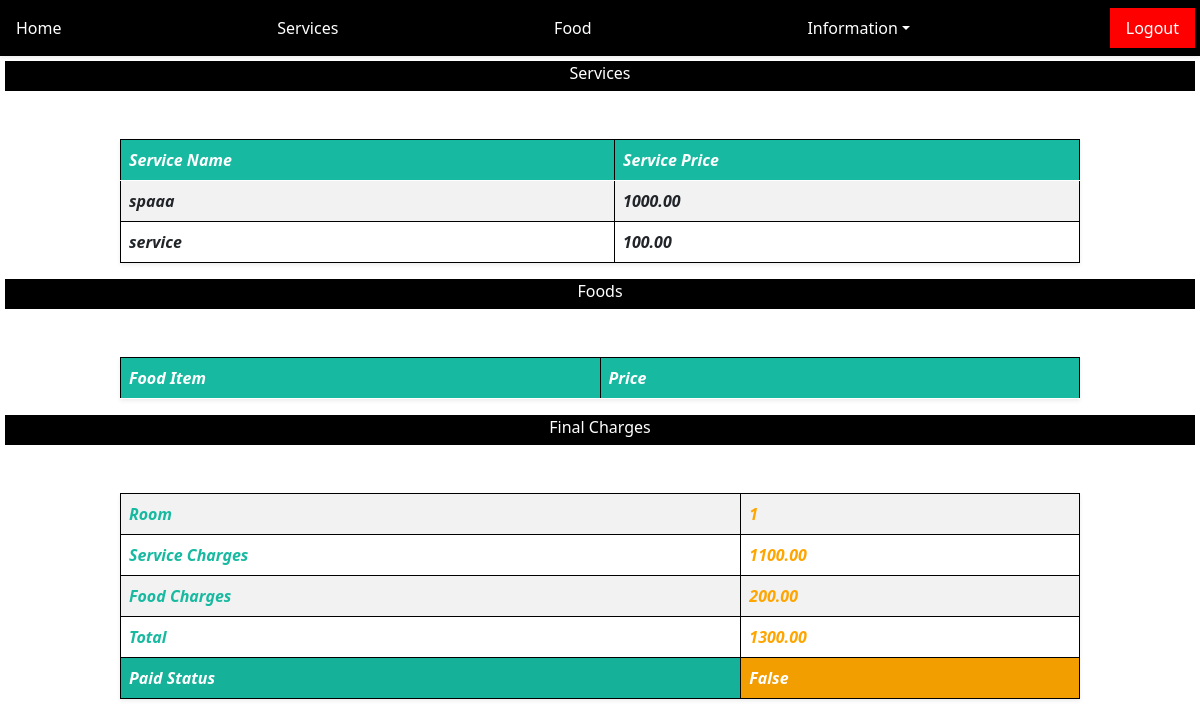
Page /room_detail/1/ on the committed database.
### services/models.py (models this page shows, shortened)
class ServiceItem(models.Model):
	room				=		models.CharField(max_length=120)
	service 			=		models.ForeignKey(Service,on_delete=models.CASCADE)
	price 				=		models.DecimalField(default=0.00,max_digits=10,decimal_places=2)
	active 				=		models.BooleanField(default=True)

class Service(models.Model):
	service_name		=		models.CharField(max_length=120)
	description			=		models.TextField()
	service_price 		=		models.DecimalField(default=0.00,decimal_places=2,max_digits=10)
	def __str__(self):
		return self.service_name

### authentication/models.py (models this page shows, shortened)
class FinalCharges(models.Model):
	room 			=		models.CharField(max_length=120)
	paid 			=		models.BooleanField(default=False)
	service_charges =		models.DecimalField(default=0.00,max_digits=10,decimal_places=2)
	food_charges  	=		models.DecimalField(default=0.00,max_digits=10,decimal_places=2)
	charges 		=		models.DecimalField(default=0.00,max_digits=10,decimal_places=2)

### authentication/views.py (the view)
# urls.py: path('room_detail/<room>/',room_detail,name="room-detail")
def room_detail(request,room=None):
	final_charges,_ 					=	FinalCharges.objects.get_or_create(room=room)
	final_charges 						=	FinalCharges.objects.get(id=final_charges.id)
	services 							=	ServiceItem.objects.filter(room=room)
	foods 								=	FoodItemOrders.objects.filter(room=room)
	service_charges 					=	ServicesTotal.objects.get(room=room)
	food_charges 						=	FoodTotal.objects.get(room=room)
	final_charges.service_charges 		=	service_charges.total
	final_charges.food_charges 			=	food_charges.total
	final_charges.charges 				=	Decimal(service_charges.total)+Decimal(food_charges.total)
	final_charges.save()
	obj 								=   final_charges
	return render(request,'room-details.html',{'obj':obj,'services':services,'food':foods})

### authentication/templates/room-details.html (shortened to what this page needs)
{% include 'home.html' %}
{% block body %}
	<center>
		<div>
			<P style="background-color: black;color: #fff;height: 30px;margin: 5px">Services</P>
				<table class="table  table-striped mt-5 shadow-sm" style="word-wrap:break-word;width: 80%">
					<thead>
						<tr>
							<th style="background-color: #17baa1;color: #fff">Service Name</th>
							<th style="background-color: #17baa1;color: #fff">Service Price</th>
						</tr>
					</thead>
					<tbody>
						{% for service in services %}
							<tr>
								<th>{{ service.service }}</th>
								<th>{{ service.price }}</th>
							</tr>
						{% endfor %}
					</tbody>
				</table>
		</div>
	</center>
	<center>
		<div>
			<P style="background-color: black;color: #fff;height: 30px;margin: 5px">Foods</P>
				<table class="table table-striped mt-5 shadow-sm" style="border-collapse:collapse; table-layout:fixed; width: 80%">
					<thead>
						<tr>
							<th style="background-color: #17baa1;color: #fff">Food Item</th>
							<th style="background-color: #17baa1;color: #fff">Price</th>
						</tr>
					</thead>
				</table>
		</div>
	</center>
	<center>
    	<P style="background-color: black;color: #fff;height: 30px;margin: 5px">Final Charges</P>
	    <table class="table table-striped my-5 shadow-sm" style="word-wrap:break-word;width: 80%">
	    <tbody>
	      <tr>
	        <th style="color:#17baa1">Room</th>
	        <th style="color:orange">{{obj.room}}</th>
	      </tr>
	      <tr>
	        <th style="color:#17baa1">Service Charges</th>
	        <th style="color:orange">{{obj.service_charges}}</th>
	      </tr>
	      <tr>
	        <th style="color:#17baa1">Food Charges</th>
	        <th style="color:orange">{{obj.food_charges}}</th>
	      </tr>
	      <tr>
	        <th style="color:#17baa1">Total</th>
	        <th style="color:orange">{{obj.charges}}</th>
	      </tr>
	      <tr>
	        <th style="background-color:#17baa1;color: #fff">Paid Status</th>
	        <th style="background-color:orange;color: #fff">
	        	{{ obj.paid }}
	      </tr>
	      </tbody>
	    </table>
	</center>
{% endblock %}

### templates/base.html (style rules this page uses)
table th { border:solid 1px black; overflow: hidden; text-overflow: ellipsis;font-style: italic; }

### rows in the picture
ServiceItem: service "spaaa", price "1000.00"
ServiceItem: service "service", price "100.00"
FinalCharges: room "1", service_charges "1100.00", food_charges "200.00", charges "1300.00", paid "False"
